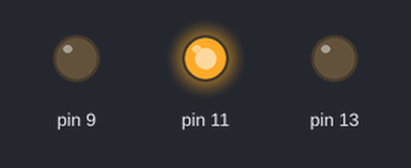
A sketch run on a simulated Arduino Uno, built with avr-gcc and run on an emulated ATmega328P. On the bench: output pins drawn as LEDs (lit = HIGH).

Above: at 1.5 s.
At 5.5 s:
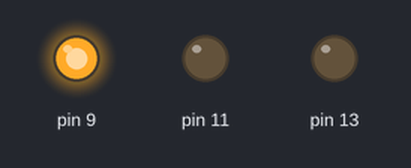
At 13.0 s:
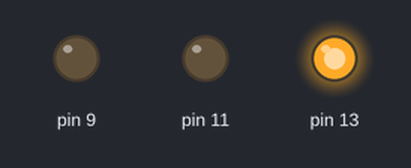
Timing chart, 0 to 23.4 s (numbered marks = the images above):
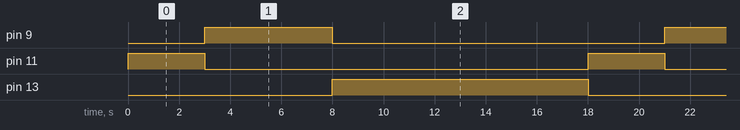

The sketch:

helloWorld.ino
```cpp
void setup() {
  // put your setup code here, to run once:

  pinMode(9, OUTPUT);
  pinMode(11, OUTPUT);
  pinMode(13, OUTPUT);

}

void loop() {
  // put your main code here, to run repeatedly:

  digitalWrite(11, HIGH);
  delay(3000);
  digitalWrite(11, LOW);
  digitalWrite(9, HIGH);
  delay(5000);
  digitalWrite(9, LOW);
  digitalWrite(13, HIGH);
  delay(10000);
  digitalWrite(13, LOW);

}
```

Measured:
- by itself, pin 9: alternates HIGH for 5.0 s and LOW for 13.0 s
- by itself, pin 11: alternates HIGH for 3.0 s and LOW for 15.0 s
- by itself, pin 13: alternates HIGH for 10.0 s and LOW for 8.0 s
